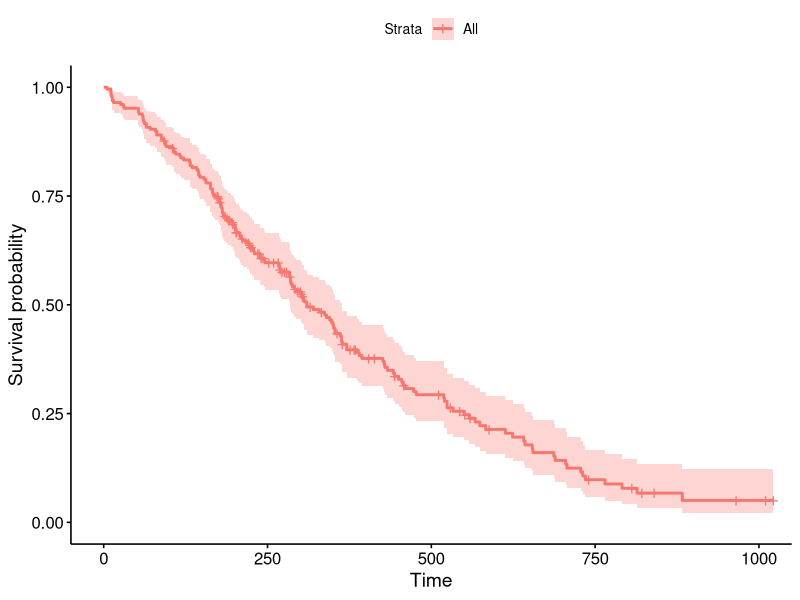
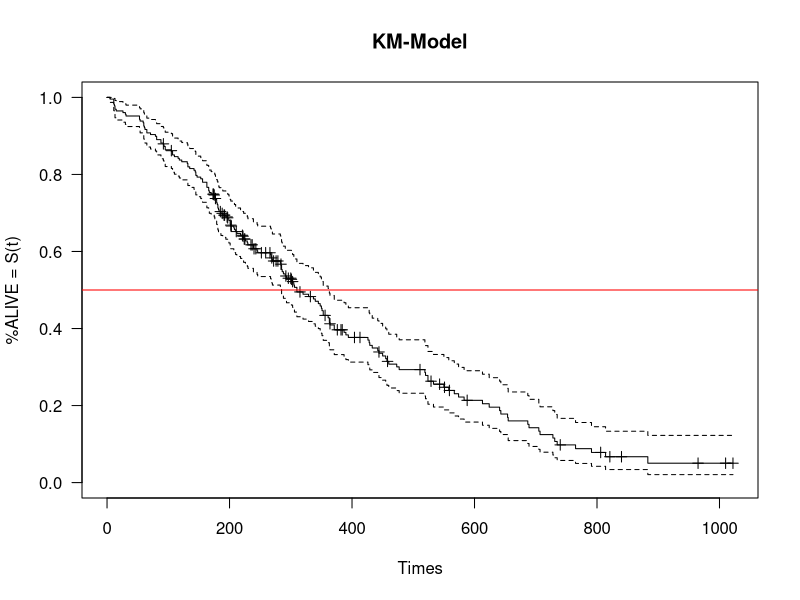
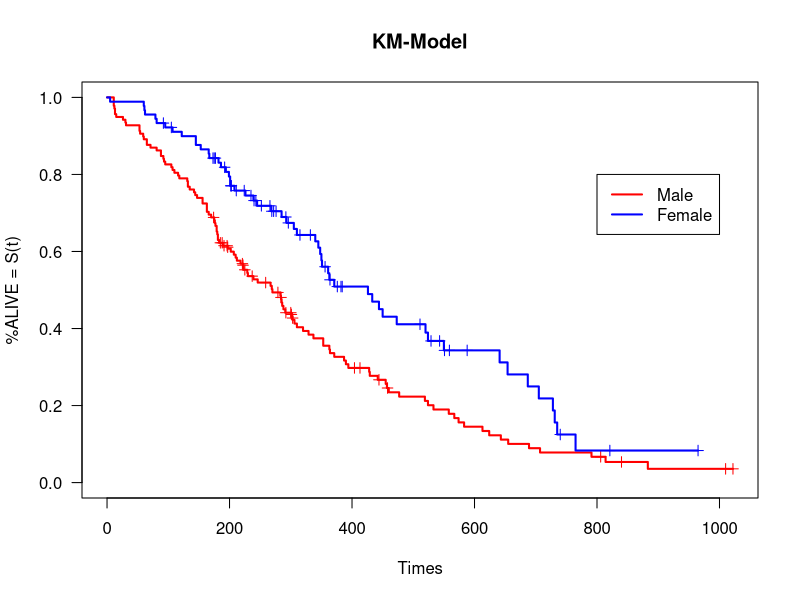
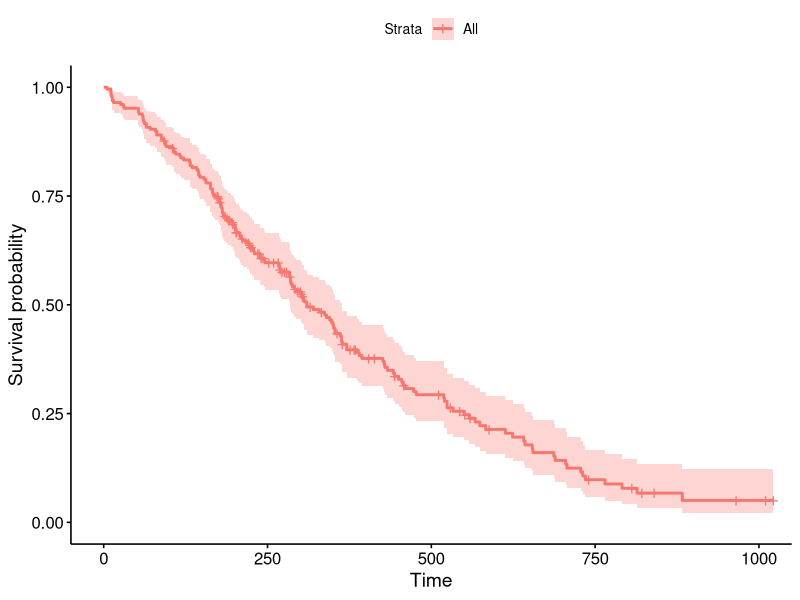
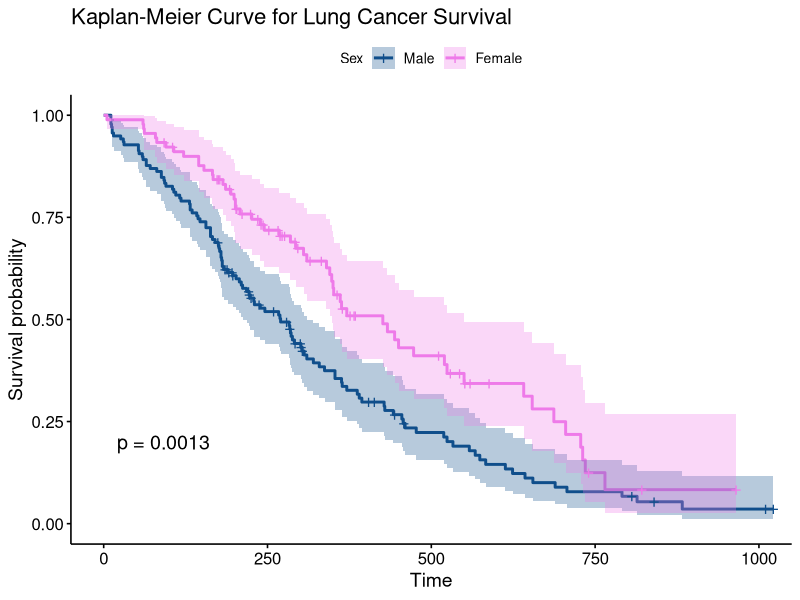
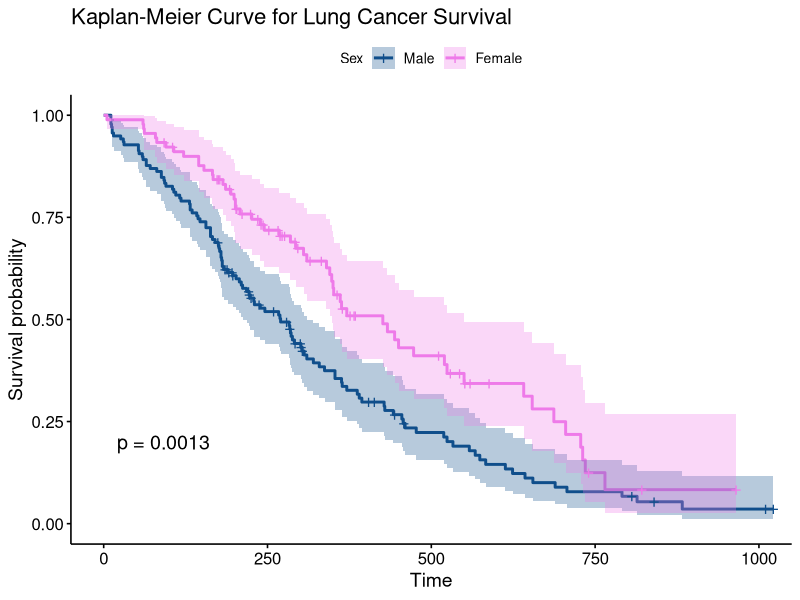
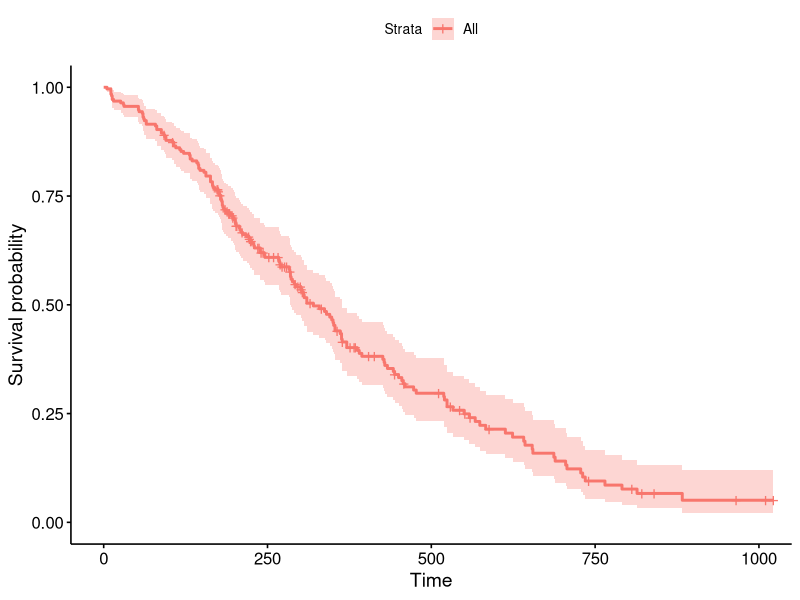
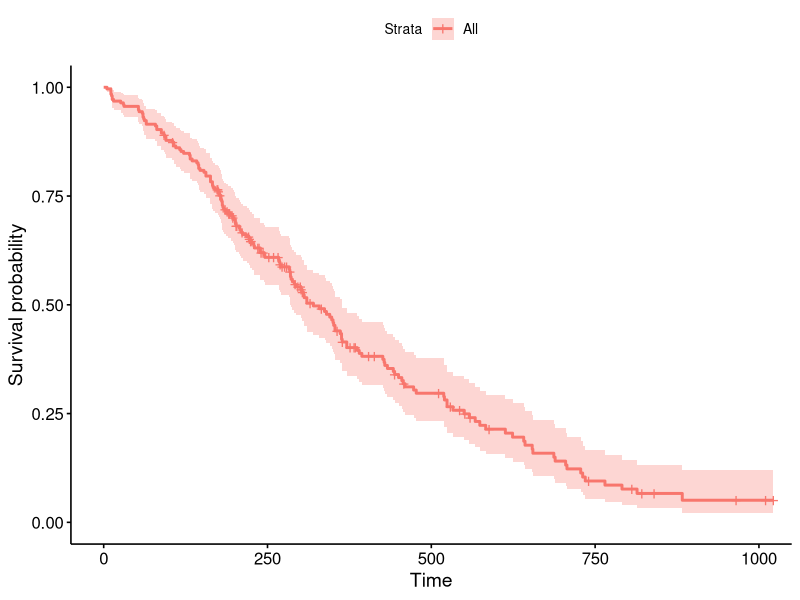

R code for these plots, in order:
setwd("~/Project/survival-analysis")
library(survival)
library(survminer)
head(lung)
# fit the km model for the data
# set ~1 because no x variables
# default type is km
km.model <- survfit(Surv(time, status) ~ 1, type = "kaplan-meier", data = lung)
summary(km.model)
# include 1 categorical variable with in KM model
km.model2 <- survfit(Surv(time, status) ~ sex, data = lung)
summary(km.model2)
# plot
png("base-kmplot.png")
plot(
    km.model, conf.int = T, xlab = "Times", 
    ylab = "%ALIVE = S(t)", main = "KM-Model",
    las = 1, mark.time = TRUE
    )
abline(h = 0.5, col = "red")
dev.off()
# plot with sex
png("base-2-kmplot.png")
plot(
    km.model2, conf.int = F, xlab = "Times", 
    ylab = "%ALIVE = S(t)", main = "KM-Model",
    col = c("red", "blue"), 
    las = 1, mark.time = TRUE,
    lwd = 2
    )
legend(
    800, 0.8, legen = c("Male","Female"), lty = 1, lwd = 2, 
    col = c("red", "blue", bty = "", cex = 0.6))
dev.off()
# log rank test which used for testing if two survival curve are significantly different
# other methods: Cochran–Mantel–Haenszel, wilcoxon test
survdiff(Surv(time, status) ~ sex, data = lung)
# other ways to plot
ggsurvplot(km.model, data = lung)
ggsave("km.png")
dev.off()
ggsurvplot(km.model2,
           conf.int=TRUE, # add confidence intervals
           pval=TRUE, # show the p-value for the log-rank test
        #    risk.table=TRUE, # show a risk table below the plot
           legend.labs=c("Male", "Female"), # change group labels
           legend.title="Sex",  # add legend title
           palette=c("dodgerblue4", "orchid2"), # change colors of the groups
           title="Kaplan-Meier Curve for Lung Cancer Survival", # add title to plot
           risk.table.height=.2)
ggsave("km2.png")
dev.off()
# Cox regression
res.cox <- coxph(Surv(time, status) ~ age + sex + ph.ecog, data = lung)
res.cox2 <- coxph(Surv(time, status) ~ age + sex, data = lung)
res.cox3 <- coxph(Surv(time, status) ~ age, data = lung)
hr <- predict(res.cox2, lung, type = "risk")
hr[1]/hr[2]
# Calculate baseline hazard
bhest <- basehaz(res.cox)
# do the LRT
anova(res.cox2, res.cox3, test = "LRT")
fit.km <- survfit(Surv(time, status) ~ sex, data = lung)
fit.cox <- survfit(res.cox, data = lung)
summary(res.cox)
# plot
ggsurvplot(fit.cox, data = lung)
ggsave("coxplot.png")
dev.off()
# elastic cox regression
library(glmnet)
data(CoxExample)
x <- CoxExample$x
y <- CoxExample$y
x[1:5, 1:5]
y[1:5, ]
fit <- glmnet(x, y, family = "cox")
# use "response" to get relative risk
fit.pred <- predict(fit, x[1:5, ], type = "response", s = 0.05)
fit$lambda
cvfit <- cv.glmnet(x, y, family = "cox")
# lambda.min is the value of λ that gives minimum mean cross-validated error
# lambda.1se is the value of λ that gives the most regularized model 
## such that the cross-validated error is within one standard error of the minimum.
predict(cvfit, x, type = "response", s = "lambda.min")
##########################################
####Checking COX PH MODEL ASSUMPTIONS
##########################################
# Using MARTINGALE residuals
png("cox-martingale2.png")
plot(
    predict(res.cox3), residuals(res.cox3, type = "martingale"), 
    xlab = "fitted values", ylab = "Martingale residuals",
    main = "Residual Plot", las = 1
    )
abline(h = 0)
lines(smooth.spline(predict(res.cox3),
      residuals(res.cox3, type = "martingale")), col = "red")
dev.off()
# Using deviance plot
png("cox-deviance.png")
plot(
    predict(res.cox3), residuals(res.cox3, type = "deviance"), 
    xlab = "fitted values", ylab = "Deviance residuals",
    main = "Residual Plot", las = 1
    )
abline(h = 0)
lines(smooth.spline(predict(res.cox3),
      residuals(res.cox3, type = "deviance")), col = "red")
dev.off()
#############################################
###Checking PROPORTIONAL HAZARDS ASSUMPTION
#############################################
test.ph <- cox.zph(res.cox2)
ggcoxzph(test.ph)
ggsave("Schoenfeld-test.png")
dev.off()
# See if 95percent confidence interval contains zeros most of the time
png("beta-change-over-time.png")
par(mfrow = c(2, 1))
plot(test.ph)
dev.off()
